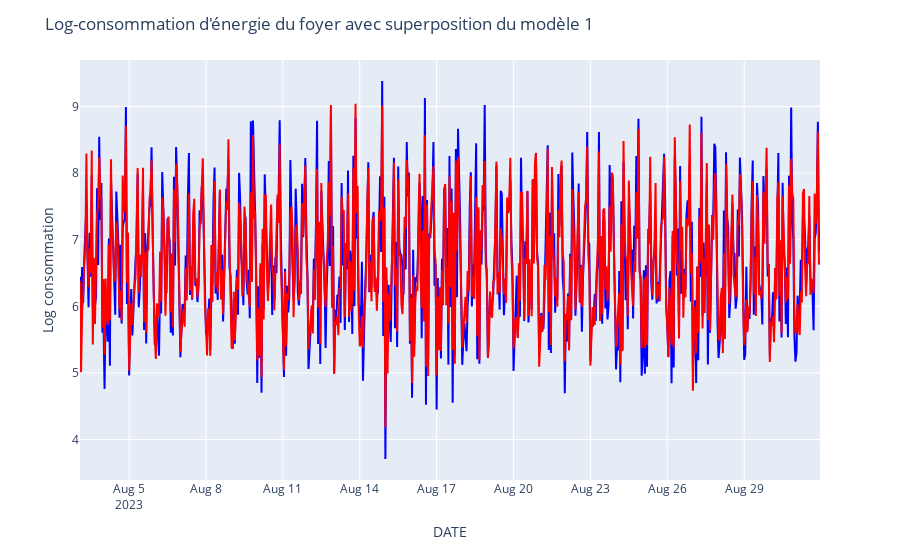
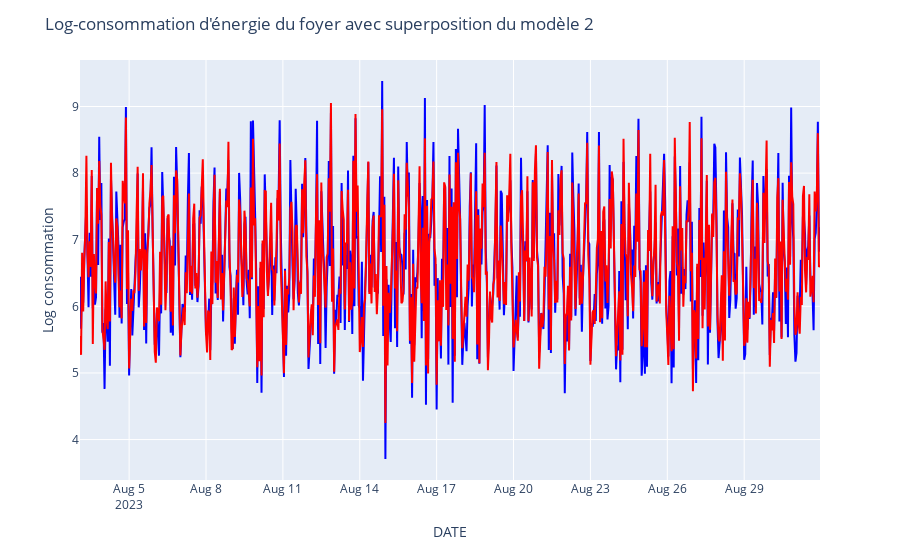
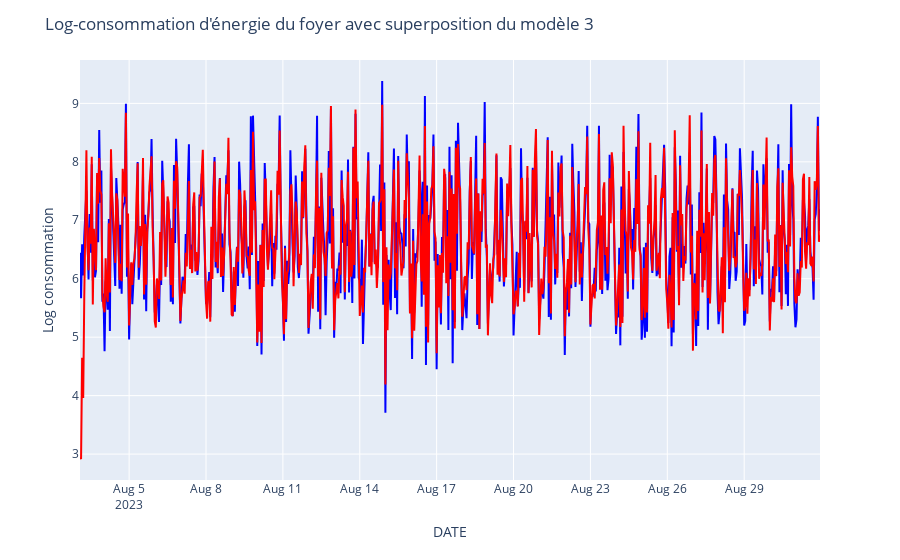
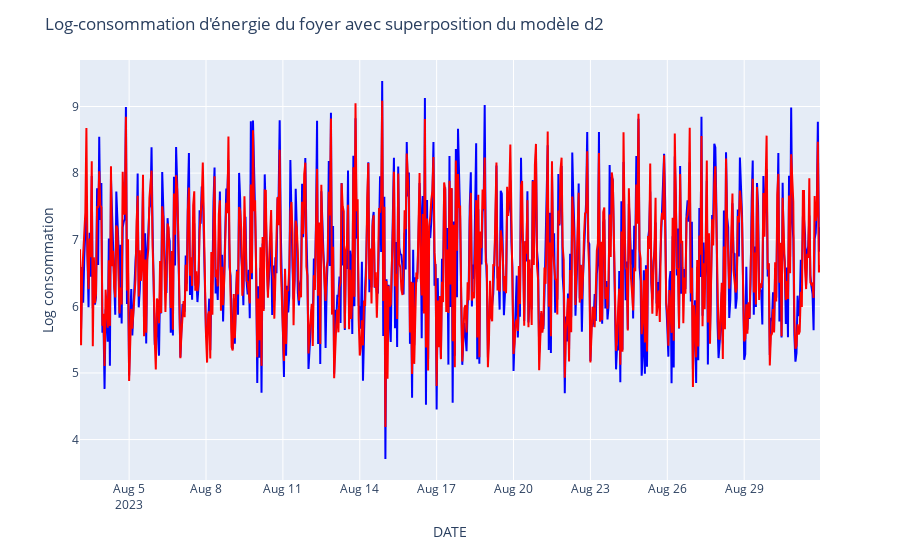

The notebook cell these images were saved under, in order:
### Code cell
# Créez un graphique interactif avec Plotly Express pour la première courbe
fig = px.line(EDF[EDF.index >= 50], x='DATE', y='LOGCONSO', labels={'LOGCONSO': 'Log consommation'},
              color_discrete_sequence=['blue'])
# Ajoutez la deuxième courbe avec une couleur différente
fig.add_trace(px.line(EDF[EDF.index >= 50], x='DATE', y='pred_Mod1',
                      color_discrete_sequence=['red']).data[0])

# Mettez à jour le layout avec le titre
fig.update_layout(title="Log-consommation d'énergie du foyer avec superposition du modèle 1")

# Affichez le graphique interactif
fig.show()

# Créez un graphique interactif avec Plotly Express pour la première courbe
fig = px.line(EDF[EDF.index >= 50], x='DATE', y='LOGCONSO',
              labels={'LOGCONSO': 'Log consommation'}, color_discrete_sequence=['blue'])
# Ajoutez la deuxième courbe avec une couleur différente
fig.add_trace(px.line(EDF[EDF.index >= 50], x='DATE', y='pred_Mod2',
                      color_discrete_sequence=['red']).data[0])

# Mettez à jour le layout avec le titre
fig.update_layout(title="Log-consommation d'énergie du foyer avec superposition du modèle 2")

# Affichez le graphique interactif
fig.show()


# Créez un graphique interactif avec Plotly Express pour la première courbe
fig = px.line(EDF[EDF.index >= 50], x='DATE', y='LOGCONSO',
              labels={'LOGCONSO': 'Log consommation'}, color_discrete_sequence=['blue'])
# Ajoutez la deuxième courbe avec une couleur différente
fig.add_trace(px.line(EDF[EDF.index >= 50], x='DATE', y='pred_Mod3',
                      color_discrete_sequence=['red']).data[0])

# Mettez à jour le layout avec le titre
fig.update_layout(title="Log-consommation d'énergie du foyer avec superposition du modèle 3")

# Affichez le graphique interactif
fig.show()

# Créez un graphique interactif avec Plotly Express pour la première courbe
fig = px.line(EDF[EDF.index >= 50], x='DATE', y='LOGCONSO',
              labels={'LOGCONSO': 'Log consommation'}, color_discrete_sequence=['blue'])
# Ajoutez la deuxième courbe avec une couleur différente
fig.add_trace(px.line(EDF[EDF.index >= 50], x='DATE', y='pred_Mod_d2',
                      color_discrete_sequence=['red']).data[0])

# Mettez à jour le layout avec le titre
fig.update_layout(title="Log-consommation d'énergie du foyer avec superposition du modèle d2")

# Affichez le graphique interactif
fig.show()

### Figure 1 — Plotly figure (JSON) as saved in the notebook; plotly's stock layout.template omitted (floating-point values rounded to 4 significant figures; data arrays with more than 128 entries replaced by an {"elided": "..."} marker saying what was removed)
{"data": [{"hovertemplate": "DATE=%{x}<br>Log consommation=%{y}<extra></extra>", "legendgroup": "", "line": {"color": "blue", "dash": "solid"}, "marker": {"symbol": "circle"}, "mode": "lines", "name": "", "orientation": "v", "showlegend": false, "type": "scatter", "x": {"elided": "694 str values"}, "xaxis": "x", "y": {"elided": "694 float values"}, "yaxis": "y"}, {"hovertemplate": "DATE=%{x}<br>pred_Mod1=%{y}<extra></extra>", "legendgroup": "", "line": {"color": "red", "dash": "solid"}, "marker": {"symbol": "circle"}, "mode": "lines", "name": "", "orientation": "v", "showlegend": false, "type": "scatter", "x": {"elided": "694 str values"}, "xaxis": "x", "y": {"elided": "694 float values"}, "yaxis": "y"}], "layout": {"legend": {"tracegroupgap": 0}, "margin": {"t": 60}, "title": {"text": "Log-consommation d'énergie du foyer avec superposition du modèle 1"}, "xaxis": {"anchor": "y", "domain": [0, 1], "title": {"text": "DATE"}}, "yaxis": {"anchor": "x", "domain": [0, 1], "title": {"text": "Log consommation"}}}}

### Figure 2 — Plotly figure (JSON) as saved in the notebook; plotly's stock layout.template omitted (floating-point values rounded to 4 significant figures; data arrays with more than 128 entries replaced by an {"elided": "..."} marker saying what was removed)
{"data": [{"hovertemplate": "DATE=%{x}<br>Log consommation=%{y}<extra></extra>", "legendgroup": "", "line": {"color": "blue", "dash": "solid"}, "marker": {"symbol": "circle"}, "mode": "lines", "name": "", "orientation": "v", "showlegend": false, "type": "scatter", "x": {"elided": "694 str values"}, "xaxis": "x", "y": {"elided": "694 float values"}, "yaxis": "y"}, {"hovertemplate": "DATE=%{x}<br>pred_Mod2=%{y}<extra></extra>", "legendgroup": "", "line": {"color": "red", "dash": "solid"}, "marker": {"symbol": "circle"}, "mode": "lines", "name": "", "orientation": "v", "showlegend": false, "type": "scatter", "x": {"elided": "694 str values"}, "xaxis": "x", "y": {"elided": "694 float values"}, "yaxis": "y"}], "layout": {"legend": {"tracegroupgap": 0}, "margin": {"t": 60}, "title": {"text": "Log-consommation d'énergie du foyer avec superposition du modèle 2"}, "xaxis": {"anchor": "y", "domain": [0, 1], "title": {"text": "DATE"}}, "yaxis": {"anchor": "x", "domain": [0, 1], "title": {"text": "Log consommation"}}}}

### Figure 3 — Plotly figure (JSON) as saved in the notebook; plotly's stock layout.template omitted (floating-point values rounded to 4 significant figures; data arrays with more than 128 entries replaced by an {"elided": "..."} marker saying what was removed)
{"data": [{"hovertemplate": "DATE=%{x}<br>Log consommation=%{y}<extra></extra>", "legendgroup": "", "line": {"color": "blue", "dash": "solid"}, "marker": {"symbol": "circle"}, "mode": "lines", "name": "", "orientation": "v", "showlegend": false, "type": "scatter", "x": {"elided": "694 str values"}, "xaxis": "x", "y": {"elided": "694 float values"}, "yaxis": "y"}, {"hovertemplate": "DATE=%{x}<br>pred_Mod3=%{y}<extra></extra>", "legendgroup": "", "line": {"color": "red", "dash": "solid"}, "marker": {"symbol": "circle"}, "mode": "lines", "name": "", "orientation": "v", "showlegend": false, "type": "scatter", "x": {"elided": "694 str values"}, "xaxis": "x", "y": {"elided": "694 float values"}, "yaxis": "y"}], "layout": {"legend": {"tracegroupgap": 0}, "margin": {"t": 60}, "title": {"text": "Log-consommation d'énergie du foyer avec superposition du modèle 3"}, "xaxis": {"anchor": "y", "domain": [0, 1], "title": {"text": "DATE"}}, "yaxis": {"anchor": "x", "domain": [0, 1], "title": {"text": "Log consommation"}}}}

### Figure 4 — Plotly figure (JSON) as saved in the notebook; plotly's stock layout.template omitted (floating-point values rounded to 4 significant figures; data arrays with more than 128 entries replaced by an {"elided": "..."} marker saying what was removed)
{"data": [{"hovertemplate": "DATE=%{x}<br>Log consommation=%{y}<extra></extra>", "legendgroup": "", "line": {"color": "blue", "dash": "solid"}, "marker": {"symbol": "circle"}, "mode": "lines", "name": "", "orientation": "v", "showlegend": false, "type": "scatter", "x": {"elided": "694 str values"}, "xaxis": "x", "y": {"elided": "694 float values"}, "yaxis": "y"}, {"hovertemplate": "DATE=%{x}<br>pred_Mod_d2=%{y}<extra></extra>", "legendgroup": "", "line": {"color": "red", "dash": "solid"}, "marker": {"symbol": "circle"}, "mode": "lines", "name": "", "orientation": "v", "showlegend": false, "type": "scatter", "x": {"elided": "694 str values"}, "xaxis": "x", "y": {"elided": "694 float values"}, "yaxis": "y"}], "layout": {"legend": {"tracegroupgap": 0}, "margin": {"t": 60}, "title": {"text": "Log-consommation d'énergie du foyer avec superposition du modèle d2"}, "xaxis": {"anchor": "y", "domain": [0, 1], "title": {"text": "DATE"}}, "yaxis": {"anchor": "x", "domain": [0, 1], "title": {"text": "Log consommation"}}}}
